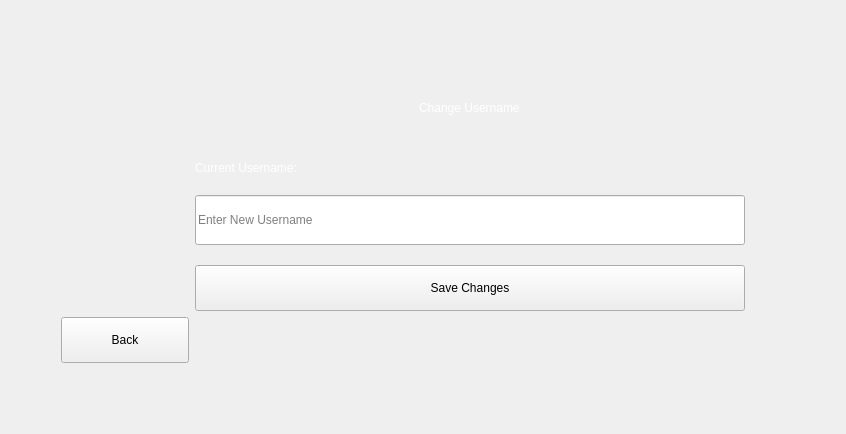
      <widget class="QWidget" name="change_username">
       <layout class="QHBoxLayout" name="horizontalLayout_4">
        <item>
         <layout class="QGridLayout" name="gridLayout_6">
          <property name="leftMargin">
           <number>50</number>
          </property>
          <property name="topMargin">
           <number>50</number>
          </property>
          <property name="rightMargin">
           <number>50</number>
          </property>
          <property name="bottomMargin">
           <number>20</number>
          </property>
          <item row="1" column="1" alignment="Qt::AlignmentFlag::AlignHCenter">
           <widget class="QLabel" name="label_change_username">
            <property name="styleSheet">
             <string notr="true">color: rgb(255, 255, 255);
font: 900 36pt &quot;Segoe UI Black&quot;;</string>
            </property>
            <property name="text">
             <string>Change Username</string>
            </property>
           </widget>
          </item>
          <item row="5" column="1">
           <spacer name="verticalSpacer">
            <property name="orientation">
             <enum>Qt::Orientation::Vertical</enum>
            </property>
            <property name="sizeHint" stdset="0">
             <size>
              <width>20</width>
              <height>40</height>
             </size>
            </property>
           </spacer>
          </item>
          <item row="3" column="2">
           <spacer name="horizontalSpacer_7">
            <property name="orientation">
             <enum>Qt::Orientation::Horizontal</enum>
            </property>
            <property name="sizeHint" stdset="0">
             <size>
              <width>40</width>
              <height>20</height>
             </size>
            </property>
           </spacer>
          </item>
          <item row="0" column="1">
           <spacer name="verticalSpacer_username_top">
            <property name="orientation">
             <enum>Qt::Orientation::Vertical</enum>
            </property>
            <property name="sizeHint" stdset="0">
             <size>
              <width>20</width>
              <height>40</height>
             </size>
            </property>
           </spacer>
          </item>
          <item row="3" column="1">
           <layout class="QVBoxLayout" name="verticalLayout_username">
            <property name="spacing">
             <number>20</number>
            </property>
            <item>
             <widget class="QLabel" name="label_current_username">
              <property name="styleSheet">
               <string notr="true">color: rgb(255, 255, 255);
font: 700 18pt &quot;Segoe UI&quot;;</string>
              </property>
              <property name="text">
               <string>Current Username:</string>
              </property>
             </widget>
            </item>
            <item>
             <widget class="QLineEdit" name="enter_new_username">
              <property name="sizePolicy">
               <sizepolicy hsizetype="Maximum" vsizetype="Fixed">
                <horstretch>0</horstretch>
                <verstretch>0</verstretch>
               </sizepolicy>
              </property>
              <property name="minimumSize">
               <size>
                <width>550</width>
                <height>50</height>
               </size>
              </property>
              <property name="text">
               <string/>
              </property>
              <property name="readOnly">
               <bool>false</bool>
              </property>
              <property name="placeholderText">
               <string>Enter New Username</string>
              </property>
              <property name="clearButtonEnabled">
               <bool>false</bool>
              </property>
             </widget>
            </item>
            <item>
             <widget class="QPushButton" name="pushButton_save_username">
              <property name="minimumSize">
               <size>
                <width>128</width>
                <height>46</height>
               </size>
              </property>
              <property name="text">
               <string>Save Changes</string>
              </property>
             </widget>
            </item>
           </layout>
          </item>
          <item row="6" column="1">
           <spacer name="verticalSpacer_username_bottom">
            <property name="orientation">
             <enum>Qt::Orientation::Vertical</enum>
            </property>
            <property name="sizeHint" stdset="0">
             <size>
              <width>20</width>
              <height>40</height>
             </size>
            </property>
           </spacer>
          </item>
          <item row="3" column="0">
           <spacer name="horizontalSpacer_8">
            <property name="orientation">
             <enum>Qt::Orientation::Horizontal</enum>
            </property>
            <property name="sizeHint" stdset="0">
             <size>
              <width>40</width>
              <height>20</height>
             </size>
            </property>
           </spacer>
          </item>
          <item row="5" column="0">
           <widget class="QPushButton" name="pushButton_cancel_username">
            <property name="minimumSize">
             <size>
              <width>128</width>
              <height>46</height>
             </size>
            </property>
            <property name="text">
             <string>Back</string>
            </property>
           </widget>
          </item>
          <item row="2" column="1">
           <spacer name="verticalSpacer_username_1">
            <property name="orientation">
             <enum>Qt::Orientation::Vertical</enum>
            </property>
            <property name="sizeType">
             <enum>QSizePolicy::Policy::Maximum</enum>
            </property>
            <property name="sizeHint" stdset="0">
             <size>
              <width>20</width>
              <height>40</height>
             </size>
            </property>
           </spacer>
          </item>
         </layout>
        </item>
       </layout>
      </widget>
